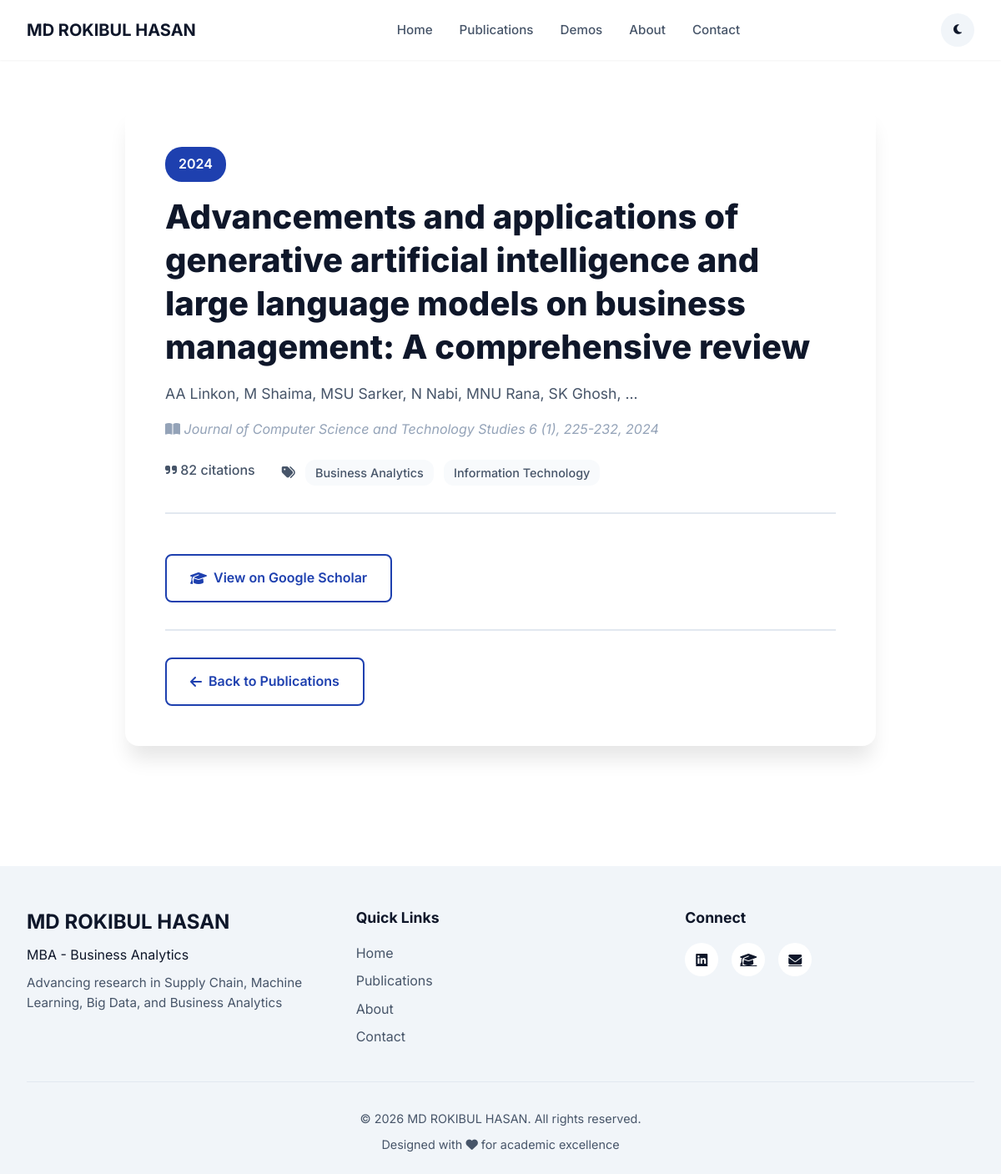
Screenshot of /publication/2 with the database file from the repository.
### models.py (models this page shows, shortened)
class Publication(db.Model):
    id = db.Column(db.Integer, primary_key=True)
    title = db.Column(db.String(500), nullable=False)
    authors = db.Column(db.Text, nullable=False)
    venue = db.Column(db.String(300))  # Journal/Conference name
    year = db.Column(db.Integer, nullable=False)
    citations = db.Column(db.Integer, default=0)
    abstract = db.Column(db.Text)
    pdf_url = db.Column(db.String(500))
    pdf_filename = db.Column(db.String(255))
    doi = db.Column(db.String(200))
    google_scholar_url = db.Column(db.String(500))
    thumbnail = db.Column(db.String(255))
    created_at = db.Column(db.DateTime, default=datetime.utcnow)
    updated_at = db.Column(db.DateTime, default=datetime.utcnow, onupdate=datetime.utcnow)
    research_areas = db.relationship('ResearchArea', secondary='publication_research_area', back_populates='publications')

class ResearchArea(db.Model):
    id = db.Column(db.Integer, primary_key=True)
    name = db.Column(db.String(100), unique=True, nullable=False)
    description = db.Column(db.Text)
    icon = db.Column(db.String(100))  # Font Awesome icon class
    color = db.Column(db.String(20))  # Hex color code
    publications = db.relationship('Publication', secondary='publication_research_area', back_populates='research_areas')

### app.py (the view)
    @app.route('/publication/<int:pub_id>')
    def publication_detail(pub_id):
        pub = Publication.query.get_or_404(pub_id)
        related_pubs = Publication.query.filter(
            Publication.id != pub_id,
            Publication.year.between(pub.year - 2, pub.year + 2)
        ).limit(3).all()
        return render_template('publication_detail.html',
                             publication=pub,
                             related_publications=related_pubs)

### templates/publication_detail.html (shortened to what this page needs)
{% extends "base.html" %}
{% block content %}
<section class="publication-detail-section">
    <div class="container">
        <div class="publication-detail">
            <div class="pub-header">
                <span class="pub-year-badge">{{ publication.year }}</span>
                <h1 class="pub-detail-title">{{ publication.title }}</h1>
                <p class="pub-authors">{{ publication.authors }}</p>
                {% if publication.venue %}
                <p class="pub-venue"><i class="fas fa-book-open"></i> {{ publication.venue }}</p>
                {% endif %}
                <div class="pub-meta">
                    <span class="meta-item">
                        <i class="fas fa-quote-right"></i> {{ publication.citations }} citations
                    </span>
                    {% if publication.research_areas %}
                    <span class="meta-item">
                        <i class="fas fa-tags"></i>
                        {% for area in publication.research_areas %}
                        <span class="area-tag">{{ area.name }}</span>
                        {% endfor %}
                    </span>
                    {% endif %}
                </div>
            </div>
            <div class="pub-actions">
                {% if publication.google_scholar_url %}
                <a href="{{ publication.google_scholar_url }}" target="_blank" class="btn btn-secondary">
                    <i class="fas fa-graduation-cap"></i> View on Google Scholar
                </a>
                {% endif %}
            </div>
            <div class="pub-back">
                <a href="{{ url_for('publications') }}" class="btn btn-secondary">
                    <i class="fas fa-arrow-left"></i> Back to Publications
                </a>
            </div>
        </div>
    </div>
</section>
{% endblock %}

### static/css/style.css (style rules this page uses)
:root { --primary-color: #1e40af; --primary-light: #3b82f6; --primary-dark: #1e3a8a; --secondary-color: #f59e0b; --secondary-light: #fbbf24; --secondary-dark: #d97706; --bg-primary: #ffffff; --bg-secondary: #f8fafc; --bg-tertiary: #f1f5f9; --text-primary: #0f172a; --text-secondary: #475569; --text-tertiary: #94a3b8; --border-color: #e2e8f0; --shadow-sm: 0 1px 2px 0 rgba(0, 0, 0, 0.05); --shadow-md: 0 4px 6px -1px rgba(0, 0, 0, 0.1); --shadow-lg: 0 10px 15px -3px rgba(0, 0, 0, 0.1); --shadow-xl: 0 20px 25px -5px rgba(0, 0, 0, 0.1); --font-primary: 'Inter', -apple-system, BlinkMacSystemFont, 'Segoe UI', sans-serif; --font-secondary: 'Merriweather', Georgia, serif; --container-width: 1200px; --section-padding: 5rem 0; --transition-fast: 0.2s ease; --transition-normal: 0.3s ease; --transition-slow: 0.5s ease; }
* { margin: 0; padding: 0; box-sizing: border-box; }
html { scroll-behavior: smooth; font-size: 16px; }
body { font-family: var(--font-primary); background-color: var(--bg-primary); color: var(--text-primary); line-height: 1.6; transition: background-color var(--transition-normal), color var(--transition-normal); }
.container { max-width: var(--container-width); margin: 0 auto; padding: 0 2rem; }
.btn { display: inline-flex; align-items: center; gap: 0.5rem; padding: 0.875rem 1.75rem; border-radius: 8px; text-decoration: none; font-weight: 600; font-size: 1rem; transition: all var(--transition-normal); border: 2px solid transparent; cursor: pointer; }
.btn-secondary { background: transparent; color: var(--primary-color); border-color: var(--primary-color); }
.pub-authors { font-size: 0.9rem; color: var(--text-secondary); margin-bottom: 0.5rem; display: -webkit-box; -webkit-line-clamp: 2; -webkit-box-orient: vertical; overflow: hidden; }
.pub-venue { font-size: 0.9rem; color: var(--text-tertiary); margin-bottom: 1rem; font-style: italic; }

### templates/publication_detail.html (style rules this page uses)
.publication-detail-section { padding: 8rem 0 4rem; min-height: 100vh; }
.publication-detail { max-width: 900px; margin: 0 auto; background: var(--bg-primary); padding: 3rem; border-radius: 16px; box-shadow: var(--shadow-xl); }
.pub-header { margin-bottom: 3rem; padding-bottom: 2rem; border-bottom: 2px solid var(--border-color); }
.pub-year-badge { display: inline-block; background: var(--primary-color); color: white; padding: 0.5rem 1rem; border-radius: 20px; font-weight: 600; margin-bottom: 1rem; }
.pub-detail-title { font-size: 2.5rem; font-weight: 800; margin-bottom: 1rem; color: var(--text-primary); line-height: 1.3; }
.pub-authors { font-size: 1.1rem; color: var(--text-secondary); margin-bottom: 1rem; }
.pub-venue { font-size: 1rem; color: var(--text-tertiary); font-style: italic; margin-bottom: 1.5rem; }
.pub-meta { display: flex; gap: 2rem; flex-wrap: wrap; }
.meta-item { color: var(--text-secondary); font-weight: 500; }
.area-tag { display: inline-block; background: var(--bg-secondary); padding: 0.25rem 0.75rem; border-radius: 12px; margin-left: 0.5rem; font-size: 0.9rem; }
.pub-actions { display: flex; gap: 1rem; flex-wrap: wrap; margin-bottom: 2rem; }
.pub-back { padding-top: 2rem; border-top: 2px solid var(--border-color); }

### rows the page displays
Publication: year "2024", title "Advancements and applications of generative artificial intelligence and large language models on business management: A comprehensive review", authors "AA Linkon, M Shaima, MSU Sarker, N Nabi, MNU Rana, SK Ghosh, ...", venue "Journal of Computer Science and Technology Studies 6 (1), 225-232, 2024", citations "82"
ResearchArea: name "Business Analytics"
ResearchArea: name "Information Technology"

### other values shown
{{ current_year or 2026 }} "2026"
